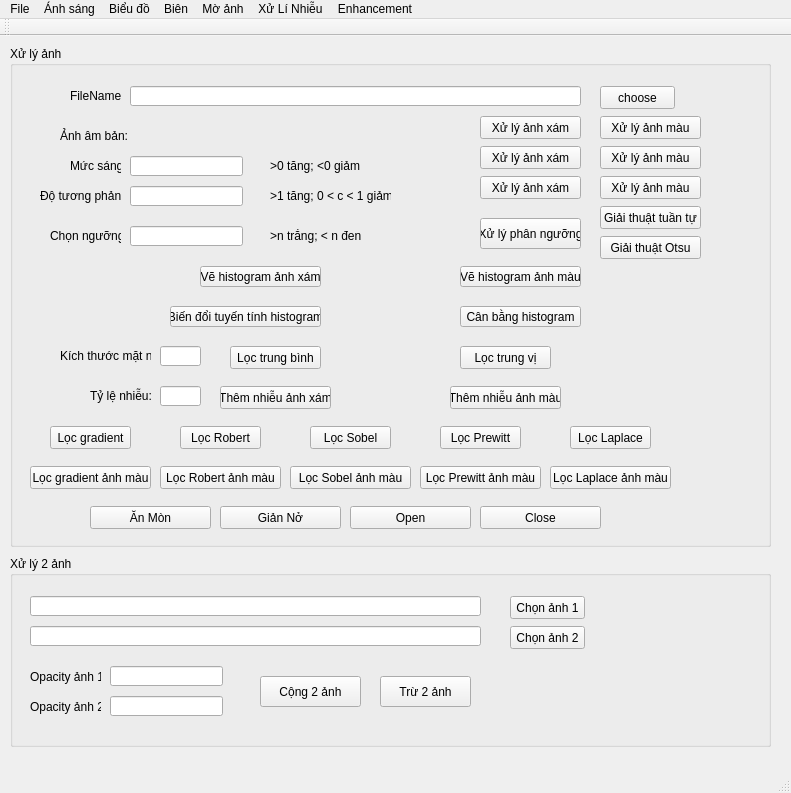
<?xml version="1.0" encoding="UTF-8"?>
<ui version="4.0">
 <class>MainWindow</class>
 <widget class="QMainWindow" name="MainWindow">
  <property name="geometry">
   <rect>
    <x>0</x>
    <y>0</y>
    <width>791</width>
    <height>793</height>
   </rect>
  </property>
  <property name="windowTitle">
   <string>MainWindow</string>
  </property>
  <widget class="QWidget" name="centralWidget">
   <widget class="QGroupBox" name="groupBox">
    <property name="geometry">
     <rect>
      <x>10</x>
      <y>10</y>
      <width>761</width>
      <height>501</height>
     </rect>
    </property>
    <property name="font">
     <font>
      <italic>false</italic>
      <bold>false</bold>
      <underline>false</underline>
      <strikeout>false</strikeout>
     </font>
    </property>
    <property name="cursor">
     <cursorShape>ArrowCursor</cursorShape>
    </property>
    <property name="title">
     <string>Xử lý ảnh</string>
    </property>
    <widget class="QPushButton" name="bt_CanBangHistogram">
     <property name="geometry">
      <rect>
       <x>450</x>
       <y>260</y>
       <width>121</width>
       <height>21</height>
      </rect>
     </property>
     <property name="text">
      <string>Cân bằng histogram</string>
     </property>
    </widget>
    <widget class="QLineEdit" name="ln_c">
     <property name="geometry">
      <rect>
       <x>120</x>
       <y>110</y>
       <width>113</width>
       <height>20</height>
      </rect>
     </property>
    </widget>
    <widget class="QLineEdit" name="ln_threshold">
     <property name="geometry">
      <rect>
       <x>120</x>
       <y>180</y>
       <width>113</width>
       <height>20</height>
      </rect>
     </property>
    </widget>
    <widget class="QLabel" name="lb_bytheamount_5">
     <property name="geometry">
      <rect>
       <x>260</x>
       <y>110</y>
       <width>91</width>
       <height>20</height>
      </rect>
     </property>
     <property name="text">
      <string>&gt;0 tăng; &lt;0 giảm</string>
     </property>
    </widget>
    <widget class="QLabel" name="lb_bytheamount_3">
     <property name="geometry">
      <rect>
       <x>30</x>
       <y>140</y>
       <width>81</width>
       <height>20</height>
      </rect>
     </property>
     <property name="text">
      <string>Độ tương phản:</string>
     </property>
    </widget>
    <widget class="QPushButton" name="bt_Histogram_Gray">
     <property name="geometry">
      <rect>
       <x>190</x>
       <y>220</y>
       <width>121</width>
       <height>21</height>
      </rect>
     </property>
     <property name="text">
      <string>Vẽ histogram ảnh xám</string>
     </property>
    </widget>
    <widget class="QPushButton" name="bt_HisSlide_Color">
     <property name="geometry">
      <rect>
       <x>590</x>
       <y>100</y>
       <width>101</width>
       <height>23</height>
      </rect>
     </property>
     <property name="text">
      <string>Xử lý ảnh màu</string>
     </property>
    </widget>
    <widget class="QLabel" name="lb_bytheamount_7">
     <property name="geometry">
      <rect>
       <x>260</x>
       <y>180</y>
       <width>91</width>
       <height>20</height>
      </rect>
     </property>
     <property name="text">
      <string>&gt;n trắng; &lt; n đen</string>
     </property>
    </widget>
    <widget class="QLineEdit" name="ln_filename">
     <property name="geometry">
      <rect>
       <x>120</x>
       <y>40</y>
       <width>451</width>
       <height>20</height>
      </rect>
     </property>
    </widget>
    <widget class="QPushButton" name="bt_Browse">
     <property name="geometry">
      <rect>
       <x>590</x>
       <y>40</y>
       <width>75</width>
       <height>23</height>
      </rect>
     </property>
     <property name="text">
      <string>choose</string>
     </property>
    </widget>
    <widget class="QPushButton" name="bt_Negative_Color">
     <property name="geometry">
      <rect>
       <x>590</x>
       <y>70</y>
       <width>101</width>
       <height>23</height>
      </rect>
     </property>
     <property name="text">
      <string>Xử lý ảnh màu</string>
     </property>
    </widget>
    <widget class="QPushButton" name="bt_BienDoiTuyenTinh">
     <property name="geometry">
      <rect>
       <x>160</x>
       <y>260</y>
       <width>151</width>
       <height>21</height>
      </rect>
     </property>
     <property name="text">
      <string>Biến đổi tuyến tính histogram</string>
     </property>
    </widget>
    <widget class="QLabel" name="lb_bytheamount_6">
     <property name="geometry">
      <rect>
       <x>260</x>
       <y>140</y>
       <width>121</width>
       <height>20</height>
      </rect>
     </property>
     <property name="text">
      <string>&gt;1 tăng; 0 &lt; c &lt; 1 giảm</string>
     </property>
    </widget>
    <widget class="QPushButton" name="bt_HisSlide_Gray">
     <property name="geometry">
      <rect>
       <x>470</x>
       <y>100</y>
       <width>101</width>
       <height>23</height>
      </rect>
     </property>
     <property name="text">
      <string>Xử lý ảnh xám</string>
     </property>
    </widget>
    <widget class="QLabel" name="lb_filename">
     <property name="geometry">
      <rect>
       <x>60</x>
       <y>40</y>
       <width>51</width>
       <height>20</height>
      </rect>
     </property>
     <property name="text">
      <string>FileName:</string>
     </property>
    </widget>
    <widget class="QPushButton" name="bt_Contrast_Color">
     <property name="geometry">
      <rect>
       <x>590</x>
       <y>130</y>
       <width>101</width>
       <height>23</height>
      </rect>
     </property>
     <property name="text">
      <string>Xử lý ảnh màu</string>
     </property>
    </widget>
    <widget class="QPushButton" name="bt_Sequential_Threshold_Gray">
     <property name="geometry">
      <rect>
       <x>590</x>
       <y>160</y>
       <width>101</width>
       <height>23</height>
      </rect>
     </property>
     <property name="text">
      <string>Giải thuật tuần tự</string>
     </property>
    </widget>
    <widget class="QPushButton" name="bt_Otsu_Threshold_Gray">
     <property name="geometry">
      <rect>
       <x>590</x>
       <y>190</y>
       <width>101</width>
       <height>23</height>
      </rect>
     </property>
     <property name="text">
      <string>Giải thuật Otsu</string>
     </property>
    </widget>
    <widget class="QPushButton" name="bt_Histogram_Color">
     <property name="geometry">
      <rect>
       <x>450</x>
       <y>220</y>
       <width>121</width>
       <height>21</height>
      </rect>
     </property>
     <property name="text">
      <string>Vẽ histogram ảnh màu</string>
     </property>
    </widget>
    <widget class="QPushButton" name="bt_Contrast_Gray">
     <property name="geometry">
      <rect>
       <x>470</x>
       <y>130</y>
       <width>101</width>
       <height>23</height>
      </rect>
     </property>
     <property name="text">
      <string>Xử lý ảnh xám</string>
     </property>
    </widget>
    <widget class="QLabel" name="lb_bytheamount_2">
     <property name="geometry">
      <rect>
       <x>60</x>
       <y>110</y>
       <width>51</width>
       <height>20</height>
      </rect>
     </property>
     <property name="text">
      <string>Mức sáng:</string>
     </property>
    </widget>
    <widget class="QLabel" name="lb_bytheamount_4">
     <property name="geometry">
      <rect>
       <x>40</x>
       <y>180</y>
       <width>71</width>
       <height>20</height>
      </rect>
     </property>
     <property name="text">
      <string>Chọn ngưỡng:</string>
     </property>
    </widget>
    <widget class="QPushButton" name="bt_Negative_Gray">
     <property name="geometry">
      <rect>
       <x>470</x>
       <y>70</y>
       <width>101</width>
       <height>23</height>
      </rect>
     </property>
     <property name="text">
      <string>Xử lý ảnh xám</string>
     </property>
    </widget>
    <widget class="QLineEdit" name="ln_contrast">
     <property name="geometry">
      <rect>
       <x>120</x>
       <y>140</y>
       <width>113</width>
       <height>20</height>
      </rect>
     </property>
    </widget>
    <widget class="QPushButton" name="bt_Threshold_Gray">
     <property name="geometry">
      <rect>
       <x>470</x>
       <y>172</y>
       <width>101</width>
       <height>31</height>
      </rect>
     </property>
     <property name="text">
      <string>Xử lý phân ngưỡng</string>
     </property>
    </widget>
    <widget class="QLabel" name="lb_bytheamount">
     <property name="geometry">
      <rect>
       <x>50</x>
       <y>80</y>
       <width>71</width>
       <height>20</height>
      </rect>
     </property>
     <property name="text">
      <string>Ảnh âm bản:</string>
     </property>
    </widget>
    <widget class="QLabel" name="lb_bytheamount_8">
     <property name="geometry">
      <rect>
       <x>50</x>
       <y>300</y>
       <width>91</width>
       <height>20</height>
      </rect>
     </property>
     <property name="text">
      <string>Kích thước mặt nạ:</string>
     </property>
    </widget>
    <widget class="QLabel" name="lb_bytheamount_9">
     <property name="geometry">
      <rect>
       <x>80</x>
       <y>340</y>
       <width>61</width>
       <height>20</height>
      </rect>
     </property>
     <property name="text">
      <string>Tỷ lệ nhiễu:</string>
     </property>
    </widget>
    <widget class="QLineEdit" name="ln_kichthuocmatna">
     <property name="geometry">
      <rect>
       <x>150</x>
       <y>300</y>
       <width>41</width>
       <height>20</height>
      </rect>
     </property>
    </widget>
    <widget class="QLineEdit" name="ln_tylenhieu">
     <property name="geometry">
      <rect>
       <x>150</x>
       <y>340</y>
       <width>41</width>
       <height>20</height>
      </rect>
     </property>
    </widget>
    <widget class="QPushButton" name="bt_loctrungbinh">
     <property name="geometry">
      <rect>
       <x>220</x>
       <y>300</y>
       <width>91</width>
       <height>23</height>
      </rect>
     </property>
     <property name="text">
      <string>Lọc trung bình</string>
     </property>
    </widget>
    <widget class="QPushButton" name="bt_loctrungvi">
     <property name="geometry">
      <rect>
       <x>450</x>
       <y>300</y>
       <width>91</width>
       <height>23</height>
      </rect>
     </property>
     <property name="text">
      <string>Lọc trung vị</string>
     </property>
    </widget>
    <widget class="QPushButton" name="bt_themnhieumuoitieu">
     <property name="geometry">
      <rect>
       <x>210</x>
       <y>340</y>
       <width>111</width>
       <height>23</height>
      </rect>
     </property>
     <property name="text">
      <string>Thêm nhiễu ảnh xám</string>
     </property>
    </widget>
    <widget class="QPushButton" name="bt_nhieumuoitieuanhmau">
     <property name="geometry">
      <rect>
       <x>440</x>
       <y>340</y>
       <width>111</width>
       <height>23</height>
      </rect>
     </property>
     <property name="text">
      <string>Thêm nhiễu ảnh màu</string>
     </property>
    </widget>
    <widget class="QPushButton" name="bt_LocGradient_AnhXam">
     <property name="geometry">
      <rect>
       <x>40</x>
       <y>380</y>
       <width>81</width>
       <height>23</height>
      </rect>
     </property>
     <property name="text">
      <string>Lọc gradient</string>
     </property>
    </widget>
    <widget class="QPushButton" name="pushButton_23">
     <property name="geometry">
      <rect>
       <x>170</x>
       <y>380</y>
       <width>81</width>
       <height>23</height>
      </rect>
     </property>
     <property name="text">
      <string>Lọc Robert</string>
     </property>
    </widget>
    <widget class="QPushButton" name="pushButton_24">
     <property name="geometry">
      <rect>
       <x>300</x>
       <y>380</y>
       <width>81</width>
       <height>23</height>
      </rect>
     </property>
     <property name="text">
      <string>Lọc Sobel</string>
     </property>
    </widget>
    <widget class="QPushButton" name="pushButton_25">
     <property name="geometry">
      <rect>
       <x>430</x>
       <y>380</y>
       <width>81</width>
       <height>23</height>
      </rect>
     </property>
     <property name="text">
      <string>Lọc Prewitt</string>
     </property>
    </widget>
    <widget class="QPushButton" name="pushButton_26">
     <property name="geometry">
      <rect>
       <x>560</x>
       <y>380</y>
       <width>81</width>
       <height>23</height>
      </rect>
     </property>
     <property name="text">
      <string>Lọc Laplace</string>
     </property>
    </widget>
    <widget class="QPushButton" name="bt_LocGradient_AnhMau">
     <property name="geometry">
      <rect>
       <x>20</x>
       <y>420</y>
       <width>121</width>
       <height>23</height>
      </rect>
     </property>
     <property name="text">
      <string>Lọc gradient ảnh màu</string>
     </property>
    </widget>
    <widget class="QPushButton" name="bt_LocRobert_AnhMau">
     <property name="geometry">
      <rect>
       <x>150</x>
       <y>420</y>
       <width>121</width>
       <height>23</height>
      </rect>
     </property>
     <property name="text">
      <string>Lọc Robert ảnh màu</string>
     </property>
    </widget>
    <widget class="QPushButton" name="bt_LocSobel_AnhMau">
     <property name="geometry">
      <rect>
       <x>280</x>
       <y>420</y>
       <width>121</width>
       <height>23</height>
      </rect>
     </property>
     <property name="text">
      <string>Lọc Sobel ảnh màu</string>
     </property>
    </widget>
    <widget class="QPushButton" name="bt_LocPrewitt_AnhMau_2">
     <property name="geometry">
      <rect>
       <x>410</x>
       <y>420</y>
       <width>121</width>
       <height>23</height>
      </rect>
     </property>
     <property name="text">
      <string>Lọc Prewitt ảnh màu</string>
     </property>
    </widget>
    <widget class="QPushButton" name="bt_LocLaplace_AnhMau_3">
     <property name="geometry">
      <rect>
       <x>540</x>
       <y>420</y>
       <width>121</width>
       <height>23</height>
      </rect>
     </property>
     <property name="text">
      <string>Lọc Laplace ảnh màu</string>
     </property>
    </widget>
    <widget class="QPushButton" name="bt_AnMon">
     <property name="geometry">
      <rect>
       <x>80</x>
       <y>460</y>
       <width>121</width>
       <height>23</height>
      </rect>
     </property>
     <property name="text">
      <string>Ăn Mòn</string>
     </property>
    </widget>
    <widget class="QPushButton" name="bt_GianNo">
     <property name="geometry">
      <rect>
       <x>210</x>
       <y>460</y>
       <width>121</width>
       <height>23</height>
      </rect>
     </property>
     <property name="text">
      <string>Giản Nở</string>
     </property>
    </widget>
    <widget class="QPushButton" name="bt_MoAnh">
     <property name="geometry">
      <rect>
       <x>340</x>
       <y>460</y>
       <width>121</width>
       <height>23</height>
      </rect>
     </property>
     <property name="text">
      <string>Open</string>
     </property>
    </widget>
    <widget class="QPushButton" name="bt_close">
     <property name="geometry">
      <rect>
       <x>470</x>
       <y>460</y>
       <width>121</width>
       <height>23</height>
      </rect>
     </property>
     <property name="text">
      <string>Close</string>
     </property>
    </widget>
   </widget>
   <widget class="QGroupBox" name="groupBox_2">
    <property name="geometry">
     <rect>
      <x>10</x>
      <y>520</y>
      <width>761</width>
      <height>191</height>
     </rect>
    </property>
    <property name="title">
     <string>Xử lý 2 ảnh</string>
    </property>
    <widget class="QLineEdit" name="ln_filename_2">
     <property name="geometry">
      <rect>
       <x>20</x>
       <y>40</y>
       <width>451</width>
       <height>20</height>
      </rect>
     </property>
    </widget>
    <widget class="QLineEdit" name="ln_filename_3">
     <property name="geometry">
      <rect>
       <x>20</x>
       <y>70</y>
       <width>451</width>
       <height>20</height>
      </rect>
     </property>
    </widget>
    <widget class="QPushButton" name="pushButton_14">
     <property name="geometry">
      <rect>
       <x>500</x>
       <y>40</y>
       <width>75</width>
       <height>23</height>
      </rect>
     </property>
     <property name="text">
      <string>Chọn ảnh 1</string>
     </property>
    </widget>
    <widget class="QPushButton" name="pushButton_15">
     <property name="geometry">
      <rect>
       <x>500</x>
       <y>70</y>
       <width>75</width>
       <height>23</height>
      </rect>
     </property>
     <property name="text">
      <string>Chọn ảnh 2</string>
     </property>
    </widget>
    <widget class="QLabel" name="label">
     <property name="geometry">
      <rect>
       <x>20</x>
       <y>110</y>
       <width>71</width>
       <height>21</height>
      </rect>
     </property>
     <property name="text">
      <string>Opacity ảnh 1</string>
     </property>
    </widget>
    <widget class="QLabel" name="label_2">
     <property name="geometry">
      <rect>
       <x>20</x>
       <y>140</y>
       <width>71</width>
       <height>21</height>
      </rect>
     </property>
     <property name="text">
      <string>Opacity ảnh 2</string>
     </property>
    </widget>
    <widget class="QLineEdit" name="ln_c_4">
     <property name="geometry">
      <rect>
       <x>100</x>
       <y>110</y>
       <width>113</width>
       <height>20</height>
      </rect>
     </property>
    </widget>
    <widget class="QLineEdit" name="ln_c_5">
     <property name="geometry">
      <rect>
       <x>100</x>
       <y>140</y>
       <width>113</width>
       <height>20</height>
      </rect>
     </property>
    </widget>
    <widget class="QPushButton" name="pushButton_16">
     <property name="geometry">
      <rect>
       <x>250</x>
       <y>120</y>
       <width>101</width>
       <height>31</height>
      </rect>
     </property>
     <property name="text">
      <string>Cộng 2 ảnh</string>
     </property>
    </widget>
    <widget class="QPushButton" name="pushButton_17">
     <property name="geometry">
      <rect>
       <x>370</x>
       <y>120</y>
       <width>91</width>
       <height>31</height>
      </rect>
     </property>
     <property name="text">
      <string>Trừ 2 ảnh</string>
     </property>
    </widget>
   </widget>
  </widget>
  <widget class="QMenuBar" name="menuBar">
   <property name="geometry">
    <rect>
     <x>0</x>
     <y>0</y>
     <width>791</width>
     <height>26</height>
    </rect>
   </property>
   <widget class="QMenu" name="menuFile">
    <property name="title">
     <string>File</string>
    </property>
    <addaction name="separator"/>
    <addaction name="actionOpen"/>
    <addaction name="actionSave"/>
    <addaction name="actionExit"/>
   </widget>
   <widget class="QMenu" name="menuHistogram">
    <property name="title">
     <string>Biểu đồ</string>
    </property>
    <addaction name="actionShow_Histogram_Gray_Image"/>
    <addaction name="separator"/>
    <addaction name="actionShow_Histogram_Color_Image"/>
    <addaction name="actionHistogram_Side"/>
    <addaction name="actionHistogram_Stretch"/>
   </widget>
   <widget class="QMenu" name="menuAnalysis">
    <property name="title">
     <string>Biên</string>
    </property>
    <addaction name="actionRobert_Filter"/>
   </widget>
   <widget class="QMenu" name="menuEnhancement">
    <property name="title">
     <string>Enhancement</string>
    </property>
   </widget>
   <widget class="QMenu" name="menuMorphology">
    <property name="title">
     <string>Mờ ảnh</string>
    </property>
    <addaction name="actionDilation"/>
    <addaction name="actionErosion"/>
   </widget>
   <widget class="QMenu" name="menuLogic">
    <property name="title">
     <string>Ánh sáng</string>
    </property>
    <addaction name="actionNOT"/>
    <addaction name="actionAdd"/>
   </widget>
   <widget class="QMenu" name="menuAction">
    <property name="title">
     <string>Xử Lí Nhiễu</string>
    </property>
    <addaction name="imageLabel"/>
    <addaction name="actionNhi_u_nh_m_u"/>
   </widget>
   <addaction name="menuFile"/>
   <addaction name="menuLogic"/>
   <addaction name="menuHistogram"/>
   <addaction name="menuAnalysis"/>
   <addaction name="menuMorphology"/>
   <addaction name="menuAction"/>
   <addaction name="menuEnhancement"/>
  </widget>
  <widget class="QToolBar" name="mainToolBar">
   <attribute name="toolBarArea">
    <enum>TopToolBarArea</enum>
   </attribute>
   <attribute name="toolBarBreak">
    <bool>false</bool>
   </attribute>
  </widget>
  <widget class="QStatusBar" name="statusBar"/>
  <action name="actionOpen">
   <property name="text">
    <string>Mở</string>
   </property>
   <property name="font">
    <font>
     <pointsize>10</pointsize>
     <bold>true</bold>
     <underline>true</underline>
    </font>
   </property>
   <property name="shortcut">
    <string>Ctrl+O</string>
   </property>
  </action>
  <action name="actionSave">
   <property name="text">
    <string>Lưu</string>
   </property>
   <property name="font">
    <font>
     <pointsize>10</pointsize>
     <bold>true</bold>
     <underline>true</underline>
    </font>
   </property>
   <property name="shortcut">
    <string>Ctrl+S</string>
   </property>
  </action>
  <action name="actionExit">
   <property name="text">
    <string>Thoát</string>
   </property>
   <property name="font">
    <font>
     <pointsize>10</pointsize>
     <bold>true</bold>
     <underline>true</underline>
    </font>
   </property>
   <property name="shortcut">
    <string>Ctrl+X</string>
   </property>
  </action>
  <action name="actionShow_Histogram_Gray_Image">
   <property name="text">
    <string>Hiển thị biểu đồ (ảnh đen trắng)</string>
   </property>
  </action>
  <action name="actionShow_Histogram_Color_Image">
   <property name="text">
    <string>Hiển thị biểu đồ  (ảnh màu)</string>
   </property>
  </action>
  <action name="actionHistogram_Side">
   <property name="text">
    <string>Biểu đồ màu</string>
   </property>
  </action>
  <action name="actionHistogram_Stretch">
   <property name="text">
    <string>Hiển thị ảnh xám</string>
   </property>
  </action>
  <action name="actionRobert_Filter">
   <property name="text">
    <string>Phát hiện biên</string>
   </property>
  </action>
  <action name="actionDilation">
   <property name="text">
    <string>Mờ Sáng</string>
   </property>
  </action>
  <action name="actionErosion">
   <property name="text">
    <string>Mờ Đen</string>
   </property>
  </action>
  <action name="actionNOT">
   <property name="text">
    <string>Tương phản xám</string>
   </property>
   <property name="font">
    <font>
     <pointsize>9</pointsize>
     <bold>false</bold>
    </font>
   </property>
  </action>
  <action name="actionAdd">
   <property name="text">
    <string>Thêm sáng</string>
   </property>
  </action>
  <action name="imageLabel">
   <property name="text">
    <string>Nhiễu ảnh xám</string>
   </property>
  </action>
  <action name="actionNhi_u_nh_m_u">
   <property name="text">
    <string>Nhiễu ảnh màu</string>
   </property>
  </action>
 </widget>
 <layoutdefault spacing="6" margin="11"/>
 <resources/>
 <connections/>
</ui>
